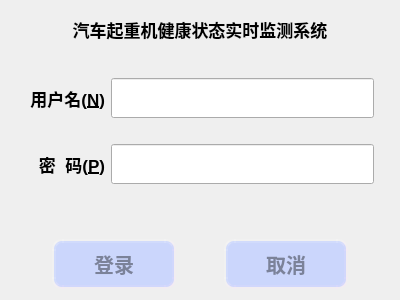
<?xml version="1.0" encoding="UTF-8"?>
<ui version="4.0">
 <class>LoginDialog</class>
 <widget class="QDialog" name="LoginDialog">
  <property name="geometry">
   <rect>
    <x>0</x>
    <y>0</y>
    <width>400</width>
    <height>300</height>
   </rect>
  </property>
  <property name="sizePolicy">
   <sizepolicy hsizetype="Preferred" vsizetype="Preferred">
    <horstretch>0</horstretch>
    <verstretch>0</verstretch>
   </sizepolicy>
  </property>
  <property name="minimumSize">
   <size>
    <width>400</width>
    <height>300</height>
   </size>
  </property>
  <property name="maximumSize">
   <size>
    <width>400</width>
    <height>300</height>
   </size>
  </property>
  <property name="windowTitle">
   <string>请登录</string>
  </property>
  <property name="styleSheet">
   <string notr="true">/****************主界面背景*******************/
LoginDialog{
/*背景图片*/
background-image: url(:/image/images/background1.png);
}

/****************按钮部件*******************/
QPushButton{
/*背景色*/
	background-color: rgb(192, 206, 255,200);
/*边框样式*/
border-style: outset;
/*边框宽度为4像素*/
border-width: 4px;
/*边框圆角半径*/
border-radius: 10px;
/*边框颜色*/
border-color: rgba(255, 225, 255, 30);
/*字体*/
font: bold 20px;
/*字体颜色*/
color:rgba(0, 0, 0, 100);
/*填衬*/
padding: 6px;
}

/*鼠标悬停在按钮上时*/
QPushButton:hover{
	background-color: rgb(102, 102, 255,200);
border-color: rgba(255, 225, 255, 200);
color:rgba(0, 0, 0, 200);
}

/*按钮被按下时*/
QPushButton:pressed {
background-color: rgba(102, 102, 255, 200);
border-color: rgba(255, 225, 255, 30);
border-style: inset;
color:rgba(0, 0, 0, 100);
}

/*********标签*************/
QLabel{
	font: bold 17px;
}

QLabel#label_softwareName{
	font: 14pt &quot;楷体&quot;;
}

/********LineEdit*********/
QLineEdit#lineE_username{
	font: 20px;
}
QLineEdit#lineE_passwd{
	font: 15px;
}</string>
  </property>
  <layout class="QVBoxLayout" name="verticalLayout_3">
   <item>
    <widget class="QLabel" name="label_softwareName">
     <property name="text">
      <string>汽车起重机健康状态实时监测系统</string>
     </property>
     <property name="alignment">
      <set>Qt::AlignCenter</set>
     </property>
    </widget>
   </item>
   <item>
    <spacer name="verticalSpacer_3">
     <property name="orientation">
      <enum>Qt::Vertical</enum>
     </property>
     <property name="sizeType">
      <enum>QSizePolicy::Fixed</enum>
     </property>
     <property name="sizeHint" stdset="0">
      <size>
       <width>20</width>
       <height>24</height>
      </size>
     </property>
    </spacer>
   </item>
   <item>
    <layout class="QVBoxLayout" name="verticalLayout_2">
     <item>
      <layout class="QHBoxLayout" name="horizontalLayout_2" stretch="25,70,4">
       <item>
        <widget class="QLabel" name="label_username">
         <property name="text">
          <string>用户名(&amp;N)</string>
         </property>
         <property name="alignment">
          <set>Qt::AlignRight|Qt::AlignTrailing|Qt::AlignVCenter</set>
         </property>
         <property name="buddy">
          <cstring>lineE_username</cstring>
         </property>
        </widget>
       </item>
       <item>
        <widget class="QLineEdit" name="lineE_username">
         <property name="sizePolicy">
          <sizepolicy hsizetype="Expanding" vsizetype="Minimum">
           <horstretch>0</horstretch>
           <verstretch>0</verstretch>
          </sizepolicy>
         </property>
         <property name="minimumSize">
          <size>
           <width>0</width>
           <height>40</height>
          </size>
         </property>
        </widget>
       </item>
       <item>
        <spacer name="horizontalSpacer_4">
         <property name="orientation">
          <enum>Qt::Horizontal</enum>
         </property>
         <property name="sizeHint" stdset="0">
          <size>
           <width>40</width>
           <height>20</height>
          </size>
         </property>
        </spacer>
       </item>
      </layout>
     </item>
     <item>
      <spacer name="verticalSpacer">
       <property name="orientation">
        <enum>Qt::Vertical</enum>
       </property>
       <property name="sizeType">
        <enum>QSizePolicy::Fixed</enum>
       </property>
       <property name="sizeHint" stdset="0">
        <size>
         <width>20</width>
         <height>20</height>
        </size>
       </property>
      </spacer>
     </item>
     <item>
      <layout class="QHBoxLayout" name="horizontalLayout_3" stretch="25,70,4">
       <item>
        <widget class="QLabel" name="label_passwd">
         <property name="text">
          <string>密  码(&amp;P)</string>
         </property>
         <property name="alignment">
          <set>Qt::AlignRight|Qt::AlignTrailing|Qt::AlignVCenter</set>
         </property>
         <property name="buddy">
          <cstring>lineE_passwd</cstring>
         </property>
        </widget>
       </item>
       <item>
        <widget class="QLineEdit" name="lineE_passwd">
         <property name="sizePolicy">
          <sizepolicy hsizetype="Expanding" vsizetype="Minimum">
           <horstretch>0</horstretch>
           <verstretch>0</verstretch>
          </sizepolicy>
         </property>
         <property name="minimumSize">
          <size>
           <width>0</width>
           <height>40</height>
          </size>
         </property>
        </widget>
       </item>
       <item>
        <spacer name="horizontalSpacer_5">
         <property name="orientation">
          <enum>Qt::Horizontal</enum>
         </property>
         <property name="sizeHint" stdset="0">
          <size>
           <width>40</width>
           <height>20</height>
          </size>
         </property>
        </spacer>
       </item>
      </layout>
     </item>
    </layout>
   </item>
   <item>
    <layout class="QHBoxLayout" name="horizontalLayout_5" stretch="25,1">
     <item>
      <widget class="QLabel" name="label_errorMsg">
       <property name="text">
        <string/>
       </property>
       <property name="alignment">
        <set>Qt::AlignRight|Qt::AlignTrailing|Qt::AlignVCenter</set>
       </property>
      </widget>
     </item>
     <item>
      <spacer name="horizontalSpacer_6">
       <property name="orientation">
        <enum>Qt::Horizontal</enum>
       </property>
       <property name="sizeHint" stdset="0">
        <size>
         <width>40</width>
         <height>20</height>
        </size>
       </property>
      </spacer>
     </item>
    </layout>
   </item>
   <item>
    <spacer name="verticalSpacer_2">
     <property name="orientation">
      <enum>Qt::Vertical</enum>
     </property>
     <property name="sizeType">
      <enum>QSizePolicy::Maximum</enum>
     </property>
     <property name="sizeHint" stdset="0">
      <size>
       <width>20</width>
       <height>6</height>
      </size>
     </property>
    </spacer>
   </item>
   <item>
    <layout class="QHBoxLayout" name="horizontalLayout" stretch="1,3,1,3,1">
     <item>
      <spacer name="horizontalSpacer_2">
       <property name="orientation">
        <enum>Qt::Horizontal</enum>
       </property>
       <property name="sizeHint" stdset="0">
        <size>
         <width>40</width>
         <height>20</height>
        </size>
       </property>
      </spacer>
     </item>
     <item>
      <widget class="QPushButton" name="pBtn_loginConfirm">
       <property name="sizePolicy">
        <sizepolicy hsizetype="Minimum" vsizetype="Minimum">
         <horstretch>0</horstretch>
         <verstretch>0</verstretch>
        </sizepolicy>
       </property>
       <property name="text">
        <string>登录</string>
       </property>
      </widget>
     </item>
     <item>
      <spacer name="horizontalSpacer">
       <property name="orientation">
        <enum>Qt::Horizontal</enum>
       </property>
       <property name="sizeHint" stdset="0">
        <size>
         <width>40</width>
         <height>20</height>
        </size>
       </property>
      </spacer>
     </item>
     <item>
      <widget class="QPushButton" name="pBtn_loginCancel">
       <property name="sizePolicy">
        <sizepolicy hsizetype="Minimum" vsizetype="Minimum">
         <horstretch>0</horstretch>
         <verstretch>0</verstretch>
        </sizepolicy>
       </property>
       <property name="text">
        <string>取消</string>
       </property>
      </widget>
     </item>
     <item>
      <spacer name="horizontalSpacer_3">
       <property name="orientation">
        <enum>Qt::Horizontal</enum>
       </property>
       <property name="sizeHint" stdset="0">
        <size>
         <width>40</width>
         <height>20</height>
        </size>
       </property>
      </spacer>
     </item>
    </layout>
   </item>
  </layout>
 </widget>
 <resources/>
 <connections/>
</ui>
